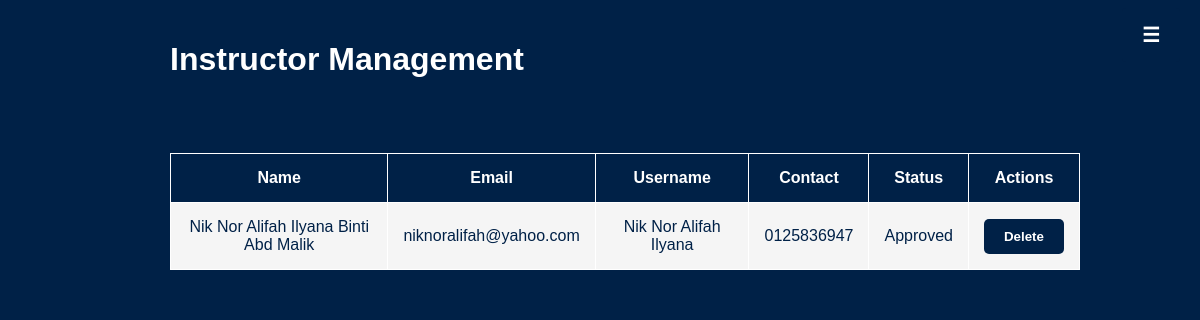
The page /instructor_management/ (signed in) on the database its author committed.
### RTP_Simulator/models.py (models this page shows, shortened)
class Instructor(models.Model):
    name = models.CharField(max_length=100)
    email = models.EmailField(unique=True)
    username = models.CharField(max_length=30, unique=True)
    password = models.CharField(max_length=100)
    contact = models.CharField(max_length=15)
    is_approved = models.BooleanField(default=False)  # NEW

### RTP_Simulator/views.py (the view)
# urls.py: path('instructor_management/', views.instructor_management, name='instructor_management'),
def instructor_management(request):
    if request.session.get('role') != 'admin':
        return redirect('admin_login')  # Make sure only admins can access this page
    instructors = Instructor.objects.all().order_by('-id')
    return render(request, 'instructor_management.html', {'instructors': instructors})

### RTP_Simulator/templates/instructor_management.html (shortened to what this page needs)
<!DOCTYPE html>
<html lang="en">
<head>
</head>
<body>
<header>
    <h1>Instructor Management</h1>
</header>
<button id="openSidebarBtn" onclick="openSidebar()">☰</button>
<main>
    <table>
        <tr>
            <th>Name</th>
            <th>Email</th>
            <th>Username</th>
            <th>Contact</th>
            <th>Status</th>
            <th>Actions</th>
        </tr>
        {% for instructor in instructors %}
        <tr>
            <td>{{ instructor.name }}</td>
            <td>{{ instructor.email }}</td>
            <td>{{ instructor.username }}</td>
            <td>{{ instructor.contact }}</td>
            <td>
                {% if instructor.is_approved %}
                    Approved
                {% else %}
                    Pending
                {% endif %}
            </td>
            <td>
                <form method="POST" action="{% url 'delete_instructor' instructor.id %}" style="display:inline">
                    <button type="submit">Delete</button>
                </form>
            </td>
        </tr>
        {% endfor %}
    </table>
</main>
</body>
</html>

### RTP_Simulator/templates/instructor_management.html (style rules this page uses)
body { background-color: #002147; color: #fff; font-family: Arial, sans-serif; margin: 0; }
header { padding: 20px; background-color: #002147; margin-left: 150px; }
main { padding: 20px; margin-right: 250px; }
#openSidebarBtn { position: fixed; top: 8px; right: 20px; background-color: #002147; color: white; border: none; padding: 15px 20px; font-size: 20px; cursor: pointer; border-radius: 4px; z-index: 1001; }
h1 { text-align: left; margin-bottom: 30px; }
table { width: 100%; max-width: 1500px; border-collapse: collapse; margin: 5px auto; margin-left: 150px; }
th, td { padding: 15px; border: 1px solid #fff; text-align: center; }
th { background-color: #002147; color: white; }
td { background-color: #f5f5f5; color: #002147; }
button { padding: 10px 20px; background-color: #002147; color: white; font-weight: bold; border: none; border-radius: 5px; cursor: pointer; }

### rows shown on the page
Instructor: name "Nik Nor Alifah Ilyana Binti Abd Malik", email "niknoralifah@yahoo.com", username "Nik Nor Alifah Ilyana", contact "0125836947", is_approved "Approved"
